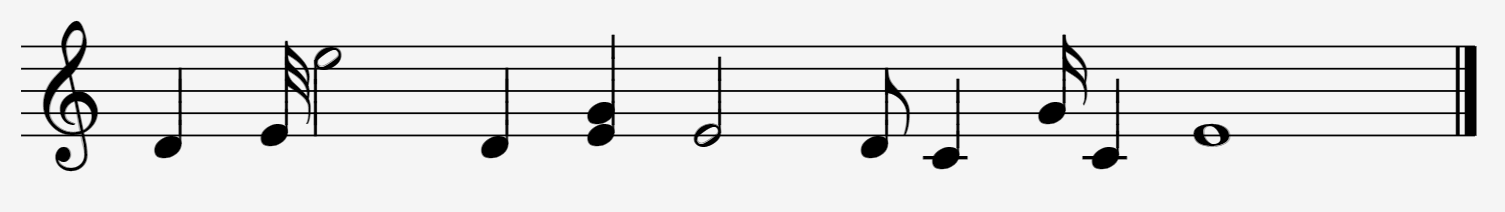
#> input picture 01.PNG, 1505 x 212 px
$ python main.py   (older library calls are emulated)
#> lines starting #> are read from the running program, lines starting #| are printed output that depends on the picture; after the words box and inside, x2 and y2 are one past the last pixel; in counts of white or black regions, pixels touching at a corner belong together
### preprocessing.py
import cv2
import skimage.io as io
import numpy as np
import scipy
from skimage.morphology import binary_erosion, binary_dilation, binary_closing,skeletonize, thin
from scipy.signal import convolve2d
from statistics import mode,variance
from math import sqrt
from skimage.measure import find_contours
import matplotlib.pyplot as plt
from skimage import data, color, img_as_ubyte
from skimage.feature import canny
from skimage.transform import hough_ellipse
from skimage.draw import ellipse_perimeter
from skimage.draw import rectangle
from skimage.morphology import disk
from scipy.spatial.distance import euclidean
from skimage.util.shape import view_as_windows
from pip._internal import main as install
from pylab import imshow, gray, show
from math import pi
from scipy.ndimage import interpolation as inter
from skimage.filters import threshold_otsu

def deskew(img):
    scoreArray = np.zeros(362)
    i = 0
    while i <= 360:
        data = inter.rotate(img, i, reshape=False, order=0)
        sumRow = np.sum(data, axis=1)
        score = np.sum((sumRow[1:] - sumRow[:-1]) ** 2)
        scoreArray[i] = score
        i+=1
    scoreArray = np.array(scoreArray)
    trueAngle = np.where(scoreArray == max(scoreArray))[0][0]
    rotated = inter.rotate(img, trueAngle, reshape=True, order=0)
    return rotated

def rotateBy(img,trueAngle):
    rotated = inter.rotate(img, trueAngle, reshape=True, order=0)
    return rotated

# [110 lines left out: function feng_threshold, not called in this run]

#Smoothing
def signaltonoise(a, axis=None, ddof=0):
    a = np.asanyarray(a)
    m = a.mean(axis)
    sd = a.std(axis=axis, ddof=0)
    return np.where(sd == 0, 0, m/sd)
def smooth(gray_img):
    snr = signaltonoise(gray_img)
    if(snr<1):
        snr=1
    if(snr>5):
        snr=5
    sigma=(-50/4)*(snr-1)+60
    smImage=cv2.bilateralFilter(gray_img,8,int(sigma),int(sigma))
    return smImage


#Illumenation
# [25 lines left out: functions simplestColorBalance, poisonScreening, applyPoison, not called in this run]

#illumination test

#determine if the image needs illumination evening and if it need feng thresholding
#if image has uneven illumination => use poisson
#if image has uneven illumination or a very low contrast(another function not done yet) => use feng
#Return True if image is good and false if image is uneven
def imageState(imgGray):
    blurred = cv2.GaussianBlur(imgGray, (25, 25), 0)
    no_text = imgGray * ((imgGray/blurred)>0.99)
    no_text[no_text<10] = no_text[no_text>20].mean()
    no_bright = no_text.copy()
    no_bright[no_bright>220] = no_bright[no_bright<220].mean()
    std = no_bright.std()
    bright = (no_text>220).sum()
    if std>18 or (no_text.mean()<200 and bright>8000):
        return False
    else:
        return True

#prespective correction
# [101 lines left out: function prespectiveCorrection, not called in this run]


def preprocessing(imgPath):
#> called with imgPath = '01.PNG'
    img= cv2.imread(imgPath)
#> img is the input picture: shape (212, 1505, 3); min 0, max 245, mean 226.2
    gray_img=cv2.cvtColor(img,cv2.COLOR_BGR2GRAY)
    isEven = imageState(gray_img)
#> in imageState, `no_bright[no_bright>220] = no_bright[no_bright<220].mean()`:
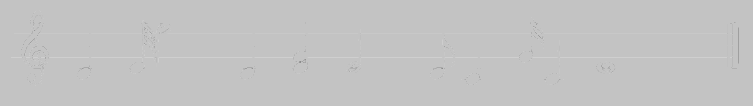
#> no_bright: shape (212, 1505) (shown at 1/2 size); min 47, max 220, mean 195
#> in imageState, `std = no_bright.std()`: std = 3.29
#> in imageState, `bright = (no_text>220).sum()`: bright = 314342
#> isEven = True
    IlluminatedImage=gray_img
    if(not isEven):
        IlluminatedImage=applyPoison(gray_img,0.1,0.1)
        IlluminatedImage=IlluminatedImage.astype(np.uint8)
    smoothedImage=smooth(IlluminatedImage)
#> in signaltonoise, `m = a.mean(axis)`: m = 226.2
#> in signaltonoise, `sd = a.std(axis=axis, ddof=0)`: sd = 59.78
#> in smooth, `snr = signaltonoise(gray_img)`: snr = 3.78
#> in smooth, `sigma=(-50/4)*(snr-1)+60`: sigma = 25.19
    if  not isEven:
        BinarizedImage=feng_threshold(smoothedImage)
    else:
        t =threshold_otsu(smoothedImage)
#> t = 132
        BinarizedImage=np.where(smoothedImage>t,1,0)
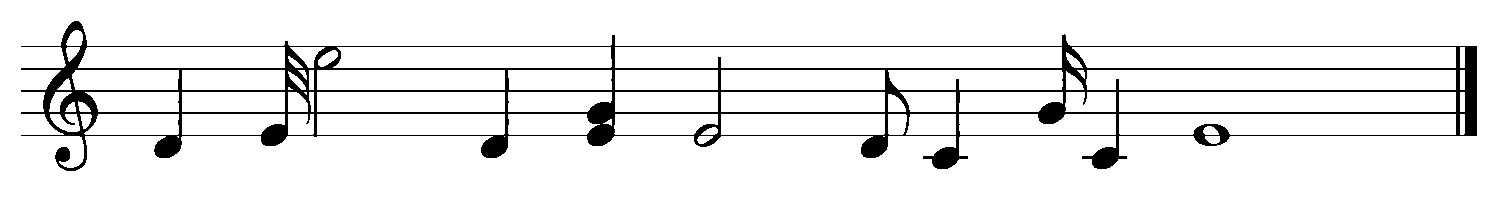
#> BinarizedImage: shape (212, 1505) int64; values 0 (black) and 1 (white), 92.6% white; 1 black region, box (x1, y1, x2, y2) and area: (21, 21, 1477, 171) 23507
    BinarizedImage=1-BinarizedImage
    RotatedImage=deskew(BinarizedImage)
#> the loop in deskew, `while i <= 360:` made 361 passes
#> score on passes 1 to 3: 18458338, 54000, 20912
#> after the loop in deskew, `while i <= 360:`: i = 361; scoreArray = 362 values, max 18458338 at index 0, min 0 at index 361, mean 155754.7
#> in deskew, `trueAngle = np.where(scoreArray == max(scoreArray))[0][0]`: trueAngle = 0
    #correctedImg=prespectiveCorrection(RotatedImage)
    BinarizedImage=1-RotatedImage
    cv2.imwrite("Binarized.png",BinarizedImage*255)
    return BinarizedImage

### staffremoval.py
import cv2
import numpy as np
from statistics import mode,variance
from skimage.measure import find_contours

def rowProjection(img):
    proj = np.sum(img,1)
    maxProjection = np.max(proj)
    result = np.zeros(img.shape)
    # Draw a line for each row
    for row in range(img.shape[0]):
        result[row,0:int(proj[row])]=1
    result=1-result
    cv2.imwrite("result.png",result*255)
    return maxProjection,result

def calcStaffPos(rowHist,maxProjection,thr):
    n,m=rowHist.shape
    thres=int(maxProjection*thr)
    start=end=0
    width=[]
    peaksMid=[]
    for i in range(n-1):
        if(rowHist[i][thres]!=rowHist[i+1][thres]):
            if rowHist[i][thres]==1:
                #end of zeros
                start=i
            else:
                #end of ones
                end=i+1
                peaksMid.append(int((start+end)/2))
                width.append((end-start))
    return np.array(width),np.array(peaksMid)

#estimate staff segment position
def calcSegmentPos(rowHist):
    n,m=rowHist.shape
    thres=20
    start=end=0
    width=[]
    peaksMid=[]
    for i in range(n-1):
        if(rowHist[i][thres]!=rowHist[i+1][thres]):
            if rowHist[i][thres]==1:
                #end of zeros
                start=i
            else:
                #end of ones
                end=i+1
                peaksMid.append(int((start+end)/2))
                width.append((end-start))
    return np.array(width),np.array(peaksMid)

def filterPeaks(peaksMids,widths):
    if(len(peaksMids)<=1):
        return widths,peaksMids
    newPeaks=[]
    newWidth=[]
    sumW=0
    for i in widths:
        sumW+=i
    avgW=sumW/len(widths)
    #if i dont have flase peaks for clusters then this will result in a problem
    var = variance(widths)
    for i in range(len(peaksMids)):
        if(widths[i]>=avgW or (var<1000 and (avgW-widths[i])<20)):
            newPeaks.append(peaksMids[i])
            newWidth.append(widths[i])
    return newWidth,newPeaks

#divide image into segments
def imgStaffSegments(img,segMids,widths,staffS):
    segments=[]
    staffS=int(staffS)
    n,m=img.shape
    print("dim ",n,m)
    for i in range(len(segMids)):
        up=0
        down=n
        if(segMids[i]-int(widths[i]/2)-2*staffS > 0):
            up =segMids[i]- int(widths[i]/2) - 2*staffS
        if(segMids[i]+int(widths[i]/2)+2*staffS<n):
            down=segMids[i]+int(widths[i]/2)+2*staffS
        print(up,down)
        sliced= img[up:down,:]
        if(sliced.shape[0] != 0 and sliced.shape[1] != 0):
            segments.append(sliced)
    return segments

def maxStaffSpace(peaksMids,width):
    maxSpace=0
    for i in range(len(peaksMids)):
        if(i%5<4 and i+1<len(peaksMids)and peaksMids[i+1]-peaksMids[i]>maxSpace):
            maxSpace=peaksMids[i+1]-peaksMids[i]
            maxSpace=maxSpace-(width[i]/2+width[i+1]/2)
    return maxSpace

def segmenting(BinarizedImage):
    #divide image into segments
    #estimate max staff space
    img = 1 - np.copy(BinarizedImage)

    maxProjection,result=rowProjection(img)
#> in rowProjection, `proj = np.sum(img,1)`: proj = 212 values, max 1456 at index 46, min 0 at index 0, mean 110.9
#> in rowProjection, `maxProjection = np.max(proj)`: maxProjection = 1456
#> after the loop in rowProjection, `for row in range(img.shape[0]):`:
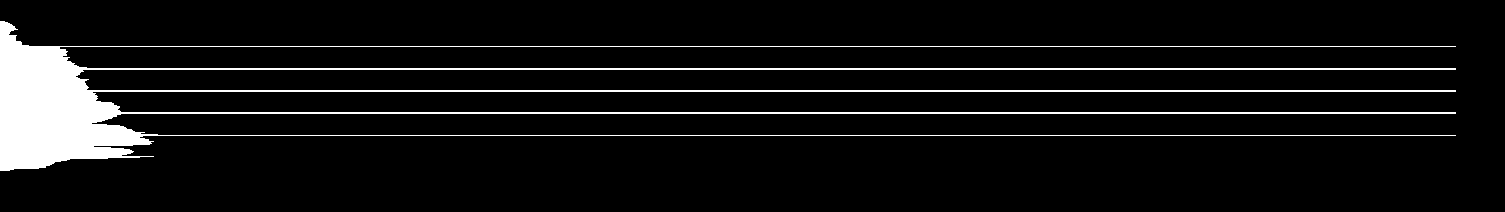
#> result: shape (212, 1505) float64; values 0 (black) and 1 (white), 7.4% white; 1 white region, box (x1, y1, x2, y2) and area: (0, 21, 1456, 171) 23507
    staffWidth,peaksMids=calcStaffPos(result,maxProjection,0.6)
    maxSpace=maxStaffSpace(peaksMids,staffWidth)

    #estimate staff segment position

    segWidth,segMids=calcSegmentPos(result)
    #filter peaks
    segWidth,segMids=filterPeaks(segMids,segWidth)

    #divide image into segments and divide image => return array of images each image has staff segment

    imgSegments = imgStaffSegments(img,segMids,segWidth,maxSpace)
    # print(imgSegments)
    imgindex=0
    for i in imgSegments:
        if(i.shape[0] != 0 and i.shape[1] != 0):
            cv2.imwrite("segments/"+str(imgindex)+".png",i*255)
            imgindex+=1
    return imgSegments

def removeStaffRow(imgOriginal,midPoint,curWidth):
    thresPixel=curWidth
    for i in range(imgOriginal.shape[1]):
        pixelSum= sum(imgOriginal[midPoint-curWidth:midPoint+curWidth,i:i+1])
        if(pixelSum<=thresPixel):
           # print(imgOriginal[midPoint-curWidth:midPoint+curWidth,i:i+1])
            imgOriginal[midPoint-curWidth:midPoint+curWidth,i:i+1]=0
    return imgOriginal

def removeStaffLines(imgSegments):
    #remove staff from array of imgs of segments
    imgsStaffRemoved=[]
    for simg in imgSegments:
        #simg=1-simg
        maxProjection,result=rowProjection(simg)
        staffWidth,peaksMids=calcStaffPos(result,maxProjection,0.6)
        simg=simg.astype(np.float)
        ST=np.ones((2,1))
        simg=cv2.dilate(simg,ST)
        # simg=1-simg
        for i in range(len(peaksMids)):
            simg=removeStaffRow(simg,peaksMids[i],staffWidth[i])
        ST=np.ones((1,2))
        simg=cv2.dilate(simg,ST)
        simg=1-simg
        imgsStaffRemoved.append(simg)

    imgindex=0
    for i in imgsStaffRemoved:
        cv2.imwrite("staffRemoved/"+str(imgindex)+".png",i*255)
        imgindex+=1
    return imgsStaffRemoved
    #return array of images without staff


def checkOverlapped(c,imgContours):
    cXmin,cXmax,cYmin,cYmax = c
    for Xmin,Xmax,Ymin,Ymax in imgContours:
        if(cXmin > Xmin and cXmax < Xmax and cYmin > Ymin and cYmax < Ymax):
            return True
    return False
def filterContours(imgContours):
    filtered=[]
    for c in imgContours:
        if(not checkOverlapped(c,imgContours)):
            filtered.append(c)
    filtered.sort()
    return filtered

# [161 lines left out: functions checkPathRightDown, findVinverted, checkPathRightUp, findV, not called in this run]

def getImageContours(imgsStaffRemoved):
    imgindex=0
    segContours=[]
    for seg in imgsStaffRemoved:
        contours = find_contours(seg, 0.8)
        imgContours=[]
        imgSymbols=[]
        index=0
        for contour in contours:
            x = contour[:,1]
            y = contour[:,0]
            [Xmin, Xmax, Ymin, Ymax] = [np.amin(x), np.amax(x), np.amin(y), np.amax(y)]
            imgContours.append([Xmin, Xmax, Ymin, Ymax])

        imgContours = filterContours(imgContours)

        for Xmin,Xmax,Ymin,Ymax in imgContours:
            imgSymbol=seg[int(Ymin):int(Ymax+1),int(Xmin):int(Xmax+1)]
            imgSymbols.append(imgSymbol)
            cv2.imwrite("contours/"+str(imgindex)+"_"+str(index)+".png",imgSymbol*255)
            index+=1

        imgindex+=1
        segContours.append(imgSymbols)

def staffRemoval(BinarizedImage):
    imgsegs = segmenting(BinarizedImage)
#> in calcStaffPos, `thres=int(maxProjection*thr)`: thres = 873
#> after the loop in calcStaffPos, `for i in range(n-1):`: peaksMid = [46, 68, 90, 112, 135]; width = [2, 3, 3, 3, 2]
#> in segmenting, `staffWidth,peaksMids=calcStaffPos(result,maxProjection,0.6)`: peaksMids = [46, 68, 90, 112, 135]
#> the loop in maxStaffSpace, `for i in range(len(peaksMids)):` made 5 passes
#> maxSpace on passes 1 to 4: 19.5, 19, 19, 20.5
#> after the loop in maxStaffSpace, `for i in range(len(peaksMids)):`: maxSpace = 20.5
#> after the loop in calcSegmentPos, `for i in range(n-1):`: peaksMid = [104]; width = [129]
#> in segmenting, `segWidth,segMids=calcSegmentPos(result)`: segMids = [104]
#> in imgStaffSegments, `staffS=int(staffS)`: staffS = 20
#| dim  212 1505
#> the loop in imgStaffSegments, `for i in range(len(segMids)):` made 1 pass
#> up on pass 1: 0
#> (printed output is left out)
#> after the loop in imgStaffSegments, `for i in range(len(segMids)):`: segments = 1 item
#> the loop in segmenting, `for i in imgSegments:` made 1 pass
#> imgindex on pass 1: 1
#> after the loop in segmenting, `for i in imgSegments:`: imgindex = 1
#> imgsegs = 1 item
    imgsStaffRemoved = removeStaffLines(imgsegs)
#> the loop in removeStaffLines, `for simg in imgSegments:` made 1 pass
#> (maxProjection, n in calcStaffPos, m in calcStaffPos, thres in calcStaffPos, staffWidth, peaksMids) on pass 1: (1456, 208, 1505, 873, [2, 3, 3, 3, 2], [46, 68, 90, 112, 135])
#> pass 1, in rowProjection (call 2), `cv2.imwrite("result.png",result*255)`:
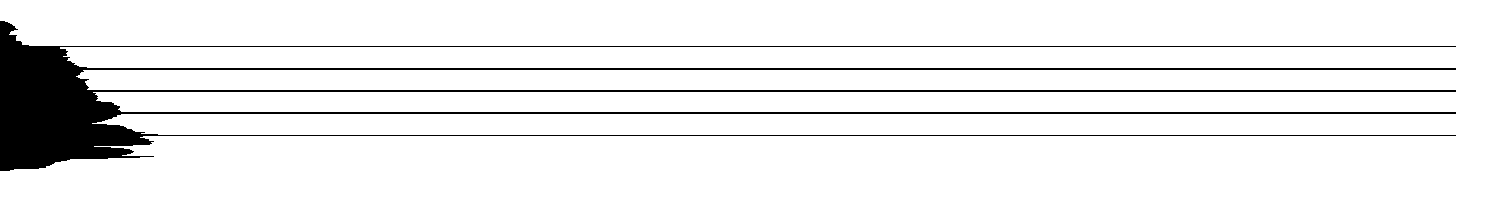
#> saved as result.png: shape (208, 1505); 92.5% white; 1 black region, box (x1, y1, x2, y2) and area: (0, 21, 1456, 171) 23507
#> pass 1, in removeStaffLines, `simg=cv2.dilate(simg,ST)`:
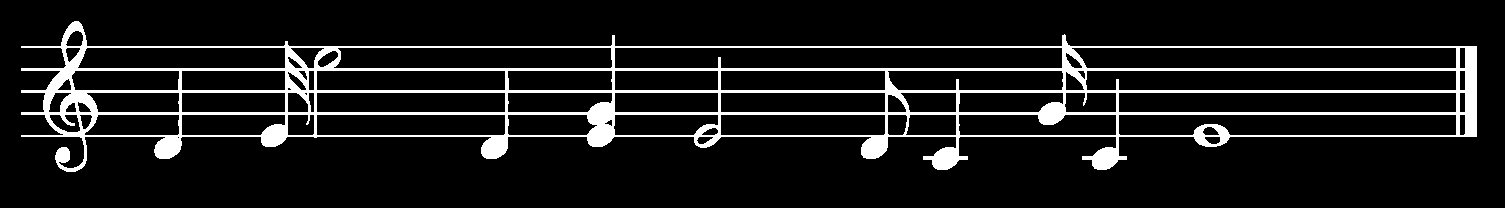
#> simg: shape (208, 1505) float64; values 0 (black) and 1 (white), 9.9% white; 1 white region, box (x1, y1, x2, y2) and area: (21, 21, 1477, 172) 31005
#> the loop in removeStaffLines, `for i in imgsStaffRemoved:` made 1 pass
#> pass 1, in removeStaffLines, `cv2.imwrite("staffRemoved/"+str(imgindex)+".png",i*255)`:
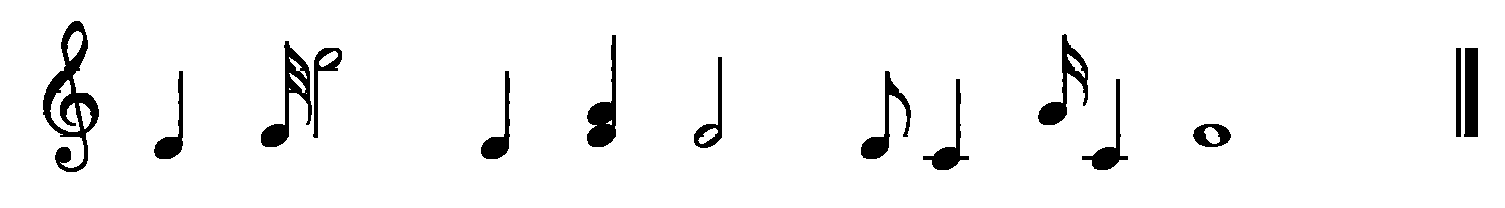
#> saved as 0.png: shape (208, 1505); 95.2% white; 14 black regions, largest, box (x1, y1, x2, y2) and area: (43, 21, 99, 172) 2830, (261, 41, 312, 147) 1594, (587, 35, 616, 147) 1394
#> after the loop in removeStaffLines, `for i in imgsStaffRemoved:`: imgindex = 1
#> imgsStaffRemoved = 1 item
    getImageContours(imgsStaffRemoved)
#> the loop in getImageContours, `for seg in imgsStaffRemoved:` made 1 pass
#> pass 1, in getImageContours, `cv2.imwrite("contours/"+str(imgindex)+"_"+str(index)+".png",imgSymbol*..`:
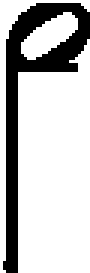
#> saved as 0_3.png: shape (91, 30) (shown 3 times larger); 75.8% white; 1 black region, box (x1, y1, x2, y2) and area: (1, 1, 30, 91) 660
#> after the loop in getImageContours, `for seg in imgsStaffRemoved:`: imgindex = 1; segContours = 1 item

### main.py
from preprocessing import *
from staffremoval import *


BinarizedImage = preprocessing("01.PNG")
staffRemoval(BinarizedImage)

$ run again, with 03.PNG copied over 01.PNG
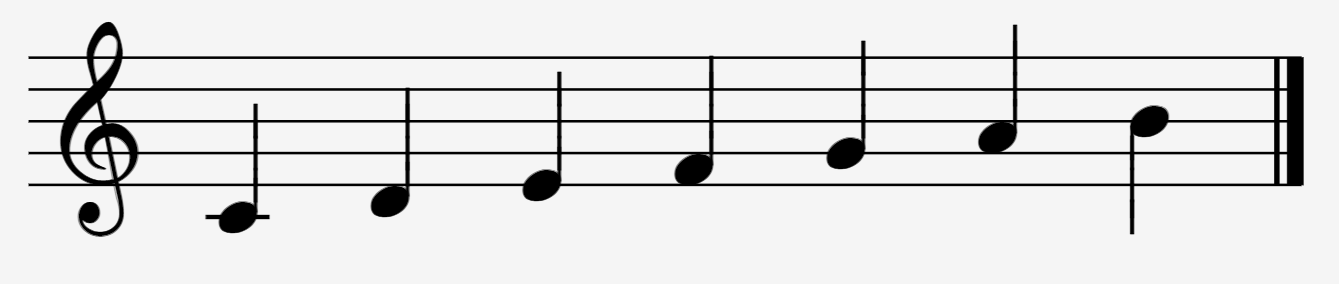
#> input picture 03.PNG, 1339 x 284 px
#> in preprocessing, img is the input picture: shape (284, 1339, 3); min 0, max 245, mean 224.3
#> std = 2.85
#> bright = 375955
#> isEven = True
#> in signaltonoise, `m = a.mean(axis)`: m = 224.3
#> sd = 64.6
#> snr = 3.47
#> sigma = 29.1
#> t = 131
#> the loop in deskew, `while i <= 360:` made 361 passes
#> score on passes 1 to 3: 14031028, 73506, 30400
#> after the loop in deskew, `while i <= 360:`: i = 361; scoreArray = 362 values, max 14031028 at index 0, min 0 at index 361, mean 120696.6
#> trueAngle = 0
#> proj = 284 values, max 1276 at index 120, min 0 at index 0, mean 116.3
#> in rowProjection, `maxProjection = np.max(proj)`: maxProjection = 1276
#> after the loop in rowProjection, `for row in range(img.shape[0]):`:
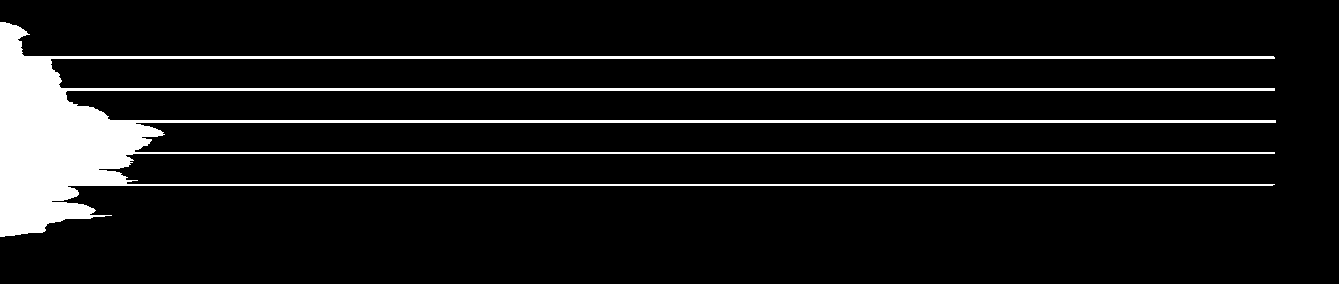
#> result: shape (284, 1339) float64; values 0 (black) and 1 (white), 8.7% white; 1 white region, box (x1, y1, x2, y2) and area: (0, 22, 1276, 237) 33037
#> thres = 765
#> after the loop in calcStaffPos, `for i in range(n-1):`: peaksMid = [57, 89, 121, 152, 184]; width = [4, 4, 4, 3, 3]
#> in segmenting, `staffWidth,peaksMids=calcStaffPos(result,maxProjection,0.6)`: peaksMids = [57, 89, 121, 152, 184]
#> the loop in maxStaffSpace, `for i in range(len(peaksMids)):` made 5 passes
#> maxSpace on passes 1 to 4: 28, 28, 27.5, 29
#> after the loop in maxStaffSpace, `for i in range(len(peaksMids)):`: maxSpace = 29
#> after the loop in calcSegmentPos, `for i in range(n-1):`: peaksMid = [32, 137]; width = [12, 195]
#> in segmenting, `segWidth,segMids=calcSegmentPos(result)`: segMids = [32, 137]
#> the loop in filterPeaks, `for i in widths:` made 2 passes
#> (i, sumW) on passes 1 to 2: (12, 12), (195, 207)
#> after the loop in filterPeaks, `for i in widths:`: sumW = 207
#> avgW = 103.5
#> var = 16744
#> the loop in filterPeaks, `for i in range(len(peaksMids)):` made 2 passes
#> after the loop in filterPeaks, `for i in range(len(peaksMids)):`: newPeaks = [137]; newWidth = [195]
#> in segmenting, `segWidth,segMids=filterPeaks(segMids,segWidth)`: segMids = [137]
#> staffS = 29
#| dim  284 1339
#> the loop in imgStaffSegments, `for i in range(len(segMids)):` made 1 pass
#> up on pass 1: 0
#> (printed output is left out)
#> after the loop in imgStaffSegments, `for i in range(len(segMids)):`: segments = 1 item
#> the loop in segmenting, `for i in imgSegments:` made 1 pass
#> imgindex on pass 1: 1
#> after the loop in segmenting, `for i in imgSegments:`: imgindex = 1
#> imgsegs = 1 item
#> the loop in removeStaffLines, `for simg in imgSegments:` made 1 pass
#> (maxProjection, n in calcStaffPos, m in calcStaffPos, thres in calcStaffPos, staffWidth, peaksMids) on pass 1: (1276, 284, 1339, 765, [4, 4, 4, 3, 3], [57, 89, 121, 152, 184])
#> the loop in removeStaffLines, `for i in imgsStaffRemoved:` made 1 pass
#> after the loop in removeStaffLines, `for i in imgsStaffRemoved:`: imgindex = 1
#> in staffRemoval, `imgsStaffRemoved = removeStaffLines(imgsegs)`: imgsStaffRemoved = 1 item
#> the loop in getImageContours, `for seg in imgsStaffRemoved:` made 1 pass
#> pass 1, in getImageContours, `cv2.imwrite("contours/"+str(imgindex)+"_"+str(index)+".png",imgSymbol*..`:
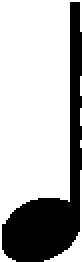
#> saved as 0_3.png: shape (131, 41) (shown 2 times larger); 70.9% white; 1 black region, box (x1, y1, x2, y2) and area: (1, 1, 41, 131) 1561
#> after the loop in getImageContours, `for seg in imgsStaffRemoved:`: imgindex = 1; segContours = 1 item
